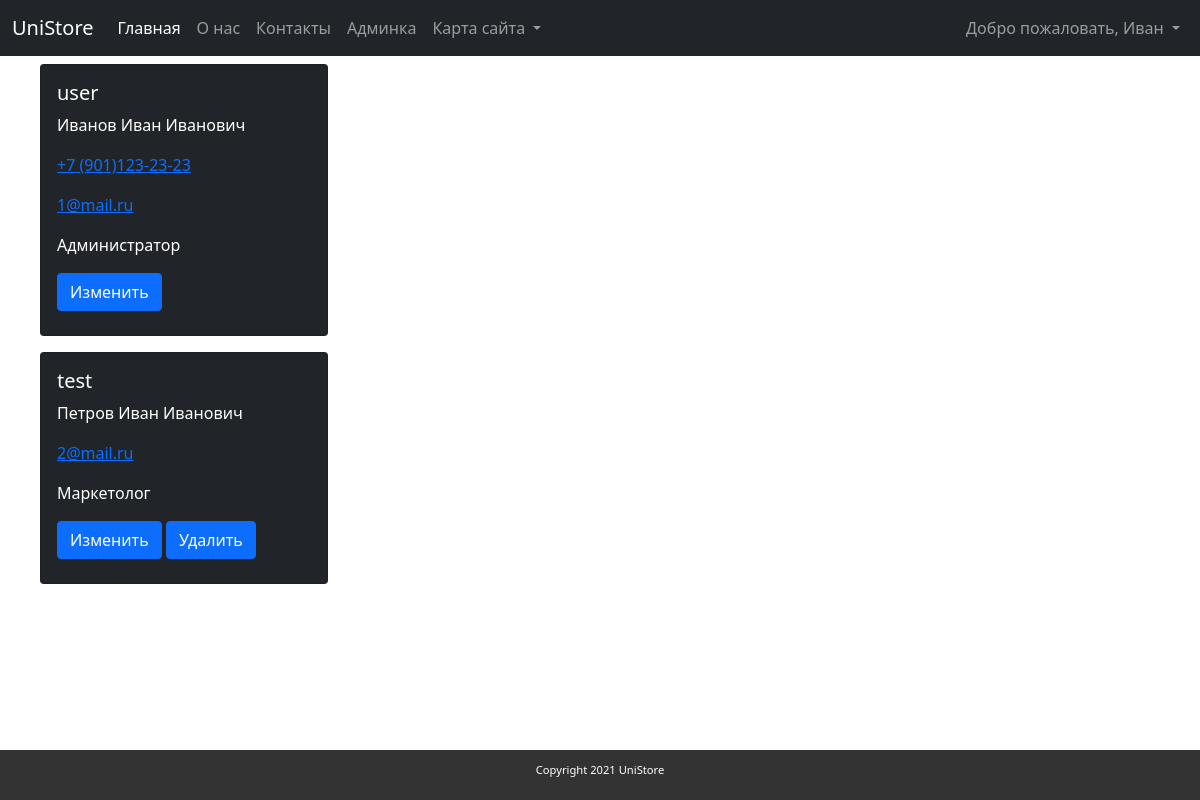
Screenshot of /staff/list (signed in) with the database file from the repository.
### app/models.py (models this page shows, shortened)
class Employee(models.Model):
    user = models.OneToOneField(User, on_delete=models.CASCADE)
    patronym = models.CharField('Отчество', max_length=255)
    post = models.ForeignKey(Post, related_name='post', on_delete=models.SET_NULL,
                             default=None, null=True, blank=True, verbose_name='Должность')
    phone = models.CharField('Телефон', max_length=255, blank=True)
    class Meta:
        verbose_name = "Сотрудник"
        verbose_name_plural = "Сотрудники"

class Post(models.Model):
    title = models.CharField(max_length=255)
    def __str__(self):
        return self.title
    class Meta:
        verbose_name = "Должность"
        verbose_name_plural = "Должности"

### app/views.py (the view)
# urls.py: path('staff/list', StaffListView.as_view(), name='staff_list'),
class StaffListView(ListView):
    model = Employee
    template_name = 'app/staff/list.html'

### app/templates/app/staff/list.html (shortened to what this page needs)
{% extends "app/layout.html" %}
{% block content %}
{% for person in object_list %}
    <div class="card h-100 mb-3 ms-3" style="max-width: 18rem;min-width: 18rem;">
        <div class="card-body">
            <h5>{{person.user.username}}</h5>
            <p class="card-text">{{person.user.last_name}} {{person.user.first_name}} {{person.user.employee.patronym}}</p>
            <p><a href="tel:{{person.phone}}" class="card-link">{{person.phone}}</a></p>
            <p><a href="{{person.user.email}}" class="card-link">{{person.user.email}}</a></p>
            <p class="card-text">{{person.post}}</p>
            <div class="mx-auto">
                <a href="/staff/edit/{{person.user.id}}" class="btn btn-primary mb-2">Изменить</a>
                {% if not person.user.is_superuser %}
                <a href="/staff/delete/{{person.user.id}}" class="btn btn-primary mb-2">Удалить</a>
                {% endif %}
            </div>
        </div>
    </div>
{% endfor %}
{% endblock %}

### app/templates/app/layout.html (shortened to what this page needs)
<!DOCTYPE html>
<html lang="en">
<head>
    {% load static %}
    <link rel="stylesheet" href="{% static 'css/bootstrap-dark.css' %}" type="text/css">
    <link rel="stylesheet" href="{% static 'app.css' %}" type="text/css">
</head>
<body>
{% if not view.is_popup %}
<nav class="navbar navbar-expand-lg navbar-dark bg-dark">
    <div class="container-fluid">
        <a class="navbar-brand" href="/home">UniStore</a>
        <div class="collapse navbar-collapse" id="navbarSupportedContent">
            <ul class="navbar-nav me-auto mb-2 mb-lg-0">
                <li class="nav-item">
                    <a class="nav-link active" aria-current="page" href="/home">Главная</a>
                </li>
                <li class="nav-item">
                    <a class="nav-link" href="/about">О нас</a>
                </li>
                <li class="nav-item">
                    <a class="nav-link" href="/contact">Контакты</a>
                </li>
                <li class="nav-item">
                    <a class="nav-link" href="/admin/">Админка</a>
                </li>
                <li class="nav-item dropdown">
                    <a class="nav-link dropdown-toggle" href="#" id="navbarDropdown" role="button"
                       data-bs-toggle="dropdown" aria-expanded="false">
                        Карта сайта
                    </a>
                </li>
            </ul>
            <div class="pull-right">
                <ul class="navbar-nav pull-right">
                    <li class="nav-item dropdown">
                        <a class="nav-link dropdown-toggle" href="#" role="button"
                           data-bs-toggle="dropdown" aria-expanded="false">
                            Добро пожаловать, {{request.user.first_name}}
                        </a>
                    </li>
                </ul>
            </div>
        </div>
    </div>
</nav>
{% endif %}
<div class="mx-4 mt-2 mb-5">
    {% block content%}
    {% endblock %}
</div>
{% if not view.is_popup %}
<footer>
    <p class="copyright">Copyright 2021 UniStore</p>
</footer>
{% endif %}
</body>
</html>

### app/static/app.css (style rules this page uses)
footer { position: fixed; bottom: 0; height: 50px; width: 100%; background-color: #333333; }
p.copyright { width: 100%; color: #fff; line-height: 40px; font-size: 0.7em; text-align: center; }
body { color: #ffffff; -webkit-background-size: cover; -moz-background-size: cover; -o-background-size: cover; background-size: cover; }

### rows the page displays
Employee: user.username "user", user.last_name "Иванов", user.first_name "Иван", user.employee.patronym "Иванович", phone "+7 (901)123-23-23", user.email "1@mail.ru", post "Администратор"
Employee: user.username "test", user.last_name "Петров", user.first_name "Иван", user.employee.patronym "Иванович", user.email "2@mail.ru", post "Маркетолог"

### other values shown
{{ request.user.first_name }} "Иван"
